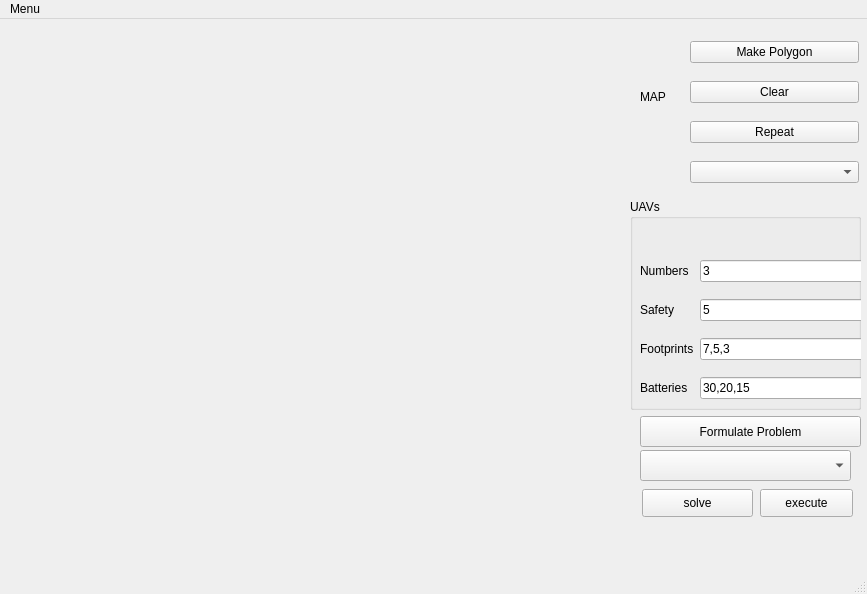
<?xml version="1.0" encoding="UTF-8"?>
<ui version="4.0">
 <class>MainWindow</class>
 <widget class="QMainWindow" name="MainWindow">
  <property name="geometry">
   <rect>
    <x>0</x>
    <y>0</y>
    <width>867</width>
    <height>594</height>
   </rect>
  </property>
  <property name="windowTitle">
   <string>MainWindow</string>
  </property>
  <property name="styleSheet">
   <string notr="true"/>
  </property>
  <widget class="QWidget" name="centralwidget">
   <widget class="QWidget" name="map" native="true">
    <property name="geometry">
     <rect>
      <x>40</x>
      <y>40</y>
      <width>581</width>
      <height>441</height>
     </rect>
    </property>
    <property name="styleSheet">
     <string notr="true"/>
    </property>
    <widget class="QCustomPlot" name="widget" native="true">
     <property name="geometry">
      <rect>
       <x>0</x>
       <y>0</y>
       <width>581</width>
       <height>441</height>
      </rect>
     </property>
     <property name="styleSheet">
      <string notr="true"/>
     </property>
    </widget>
   </widget>
   <widget class="QLabel" name="label">
    <property name="geometry">
     <rect>
      <x>640</x>
      <y>70</y>
      <width>41</width>
      <height>16</height>
     </rect>
    </property>
    <property name="text">
     <string>MAP</string>
    </property>
   </widget>
   <widget class="QGroupBox" name="UAVs">
    <property name="geometry">
     <rect>
      <x>630</x>
      <y>180</y>
      <width>231</width>
      <height>211</height>
     </rect>
    </property>
    <property name="title">
     <string>UAVs</string>
    </property>
    <widget class="QWidget" name="">
     <property name="geometry">
      <rect>
       <x>10</x>
       <y>50</y>
       <width>277</width>
       <height>205</height>
      </rect>
     </property>
     <layout class="QGridLayout" name="gridLayout">
      <item row="0" column="0">
       <widget class="QLabel" name="label_2">
        <property name="text">
         <string>Numbers</string>
        </property>
       </widget>
      </item>
      <item row="0" column="1">
       <widget class="QLineEdit" name="uav_numbers">
        <property name="text">
         <string>3</string>
        </property>
       </widget>
      </item>
      <item row="1" column="0">
       <widget class="QLabel" name="label_6">
        <property name="text">
         <string>Safety</string>
        </property>
       </widget>
      </item>
      <item row="1" column="1">
       <widget class="QLineEdit" name="safety">
        <property name="text">
         <string>5</string>
        </property>
       </widget>
      </item>
      <item row="2" column="0">
       <widget class="QLabel" name="label_3">
        <property name="text">
         <string>Footprints</string>
        </property>
       </widget>
      </item>
      <item row="2" column="1">
       <widget class="QLineEdit" name="sensor_footprints">
        <property name="text">
         <string>7,5,3</string>
        </property>
       </widget>
      </item>
      <item row="3" column="0">
       <widget class="QLabel" name="label_4">
        <property name="text">
         <string>Batteries</string>
        </property>
       </widget>
      </item>
      <item row="3" column="1">
       <widget class="QLineEdit" name="batteries">
        <property name="text">
         <string>30,20,15</string>
        </property>
       </widget>
      </item>
      <item row="4" column="0">
       <widget class="QLabel" name="label_5">
        <property name="text">
         <string>Velocities</string>
        </property>
       </widget>
      </item>
      <item row="4" column="1">
       <widget class="QLineEdit" name="velocities">
        <property name="text">
         <string>7,5,3</string>
        </property>
       </widget>
      </item>
     </layout>
    </widget>
   </widget>
   <widget class="QPushButton" name="pushButton">
    <property name="geometry">
     <rect>
      <x>640</x>
      <y>397</y>
      <width>221</width>
      <height>31</height>
     </rect>
    </property>
    <property name="text">
     <string>Formulate Problem</string>
    </property>
   </widget>
   <widget class="QWidget" name="layoutWidget">
    <property name="geometry">
     <rect>
      <x>690</x>
      <y>30</y>
      <width>171</width>
      <height>168</height>
     </rect>
    </property>
    <layout class="QVBoxLayout" name="verticalLayout_2"/>
   </widget>
   <widget class="QPushButton" name="solveButton">
    <property name="geometry">
     <rect>
      <x>642</x>
      <y>470</y>
      <width>111</width>
      <height>28</height>
     </rect>
    </property>
    <property name="text">
     <string>solve</string>
    </property>
   </widget>
   <widget class="QComboBox" name="comboPlanner">
    <property name="geometry">
     <rect>
      <x>640</x>
      <y>431</y>
      <width>211</width>
      <height>31</height>
     </rect>
    </property>
   </widget>
   <widget class="QPushButton" name="executeButton">
    <property name="geometry">
     <rect>
      <x>760</x>
      <y>470</y>
      <width>93</width>
      <height>28</height>
     </rect>
    </property>
    <property name="text">
     <string>execute</string>
    </property>
   </widget>
   <widget class="QWidget" name="">
    <property name="geometry">
     <rect>
      <x>690</x>
      <y>10</y>
      <width>169</width>
      <height>166</height>
     </rect>
    </property>
    <layout class="QVBoxLayout" name="verticalLayout">
     <item>
      <widget class="QPushButton" name="makeButton">
       <property name="text">
        <string>Make Polygon</string>
       </property>
      </widget>
     </item>
     <item>
      <widget class="QPushButton" name="clearButton">
       <property name="text">
        <string>Clear</string>
       </property>
      </widget>
     </item>
     <item>
      <widget class="QPushButton" name="repeatButton">
       <property name="text">
        <string>Repeat</string>
       </property>
      </widget>
     </item>
     <item>
      <widget class="QComboBox" name="comboBox"/>
     </item>
    </layout>
   </widget>
  </widget>
  <widget class="QMenuBar" name="menubar">
   <property name="geometry">
    <rect>
     <x>0</x>
     <y>0</y>
     <width>867</width>
     <height>32</height>
    </rect>
   </property>
   <widget class="QMenu" name="menuMenu">
    <property name="title">
     <string>Menu</string>
    </property>
    <addaction name="actionImage_dir"/>
   </widget>
   <addaction name="menuMenu"/>
  </widget>
  <widget class="QStatusBar" name="statusbar"/>
  <action name="actionImage_dir">
   <property name="text">
    <string>Image dir</string>
   </property>
  </action>
 </widget>
 <customwidgets>
  <customwidget>
   <class>QCustomPlot</class>
   <extends>QWidget</extends>
   <header>qcustomplot.h</header>
   <container>1</container>
  </customwidget>
 </customwidgets>
 <resources/>
 <connections/>
</ui>
